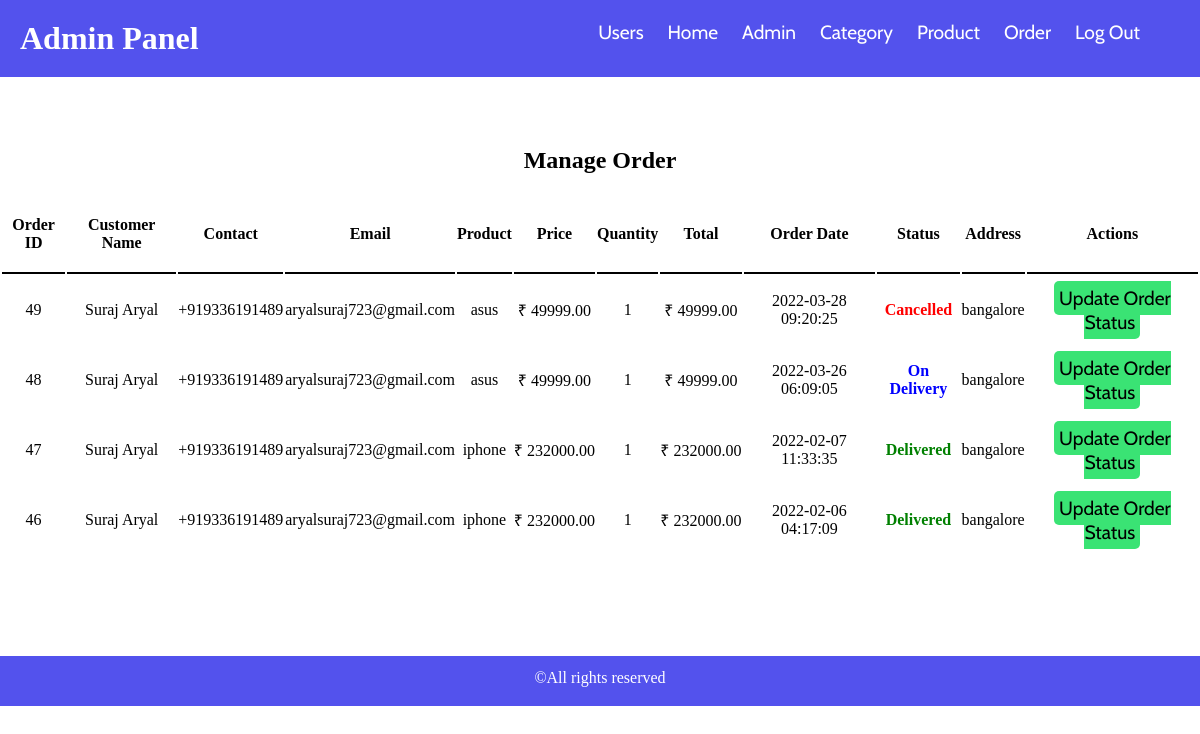
The app's page /admin/manage-order.php (signed in) with its own data.
### tables this page shows
CREATE TABLE `tbl_order` (
  `order_id` int(10) UNSIGNED NOT NULL,
  `product_id` int(10) UNSIGNED NOT NULL,
  `user_id` int(10) UNSIGNED NOT NULL,
  `customer_name` varchar(20) NOT NULL,
  `customer_contact` varchar(20) NOT NULL,
  `customer_email` varchar(100) NOT NULL,
  `product_name` varchar(20) NOT NULL,
  `price` decimal(10,2) NOT NULL,
  `quantity` int(11) NOT NULL,
  `total` decimal(10,2) NOT NULL,
  `order_date` datetime NOT NULL,
  `status` varchar(15) NOT NULL,
  `address` varchar(255) NOT NULL
);

### admin/manage-order.php (the view, shortened to what this page needs)
<?php include('partials/navbar.php')?>
<div class="main">
            <h2>Manage Order</h2>
            <div class="admin-table">
                <table>
                    <tr>
                        <th>Order ID</th>
                        <th>Customer Name</th>
                        <th>Contact</th>
                        <th>Email</th>
                        <th>Product</th>
                        <th>Price</th>
                        <th>Quantity</th>
                        <th>Total</th>
                        <th>Order Date</th>
                        <th>Status</th>
                        <th>Address</th>
                        <th>Actions</th>
                    </tr>
                    <?php
                        $sql="SELECT * FROM tbl_order ORDER BY order_id  DESC";
                        $res=mysqli_query($conn,$sql);
                        if($res==true){
                            $count=mysqli_num_rows($res);
                            if($count>0){
                                while($rows=mysqli_fetch_assoc($res)){
                                    $order_id=$rows['order_id'];
                                    $name=$rows['customer_name'];
                                    $contact=$rows['customer_contact'];
                                    $email=$rows['customer_email'];
                                    $product=$rows['product_name'];
                                    $price=$rows['price'];
                                    $quantity=$rows['quantity'];
                                    $total=$rows['total'];
                                    $date=$rows['order_date'];
                                    $status=$rows['status'];
                                    $address=$rows['address'];
                                    ?>
                                    <tr>
                                        <td><?php echo $order_id;?></td>
                                        <td><?php echo $name;?></td>
                                        <td><?php echo $contact;?></td>
                                        <td><?php echo $email;?></td>
                                        <td><?php echo $product;?></td>
                                        <td>₹&nbsp;<?php echo $price;?></td>
                                        <td><?php echo $quantity;?></td>
                                        <td>₹&nbsp;<?php echo $total;?></td>
                                        <td><?php echo $date;?></td>
                                        <td><?php
                                        if($status=="Ordered"){
                                            echo "<span style='font-weight:bold; color:black;'>$status</span>";
                                        }
                                        elseif($status=="On Delivery"){
                                            echo "<span style='color:blue;font-weight:bold;'>$status</span>";
                                        }
                                        elseif($status=="Delivered"){
                                            echo "<span style='color:green;font-weight:bold;'>$status</span>";
                                        }
                                        elseif($status=="Cancelled"){
                                            echo "<span style='color:red;font-weight:bold;'>$status</span>";
                                        }
                                        ?></td>
                                        <td><?php echo $address;?></td>
                                        <td><a href="<?php echo HOMEURL;?>admin/update-order.php?order_id=<?php echo $order_id;?>" class="btn-update-admin">Update Order Status</a>
                                        </td>
                                    </tr>
                                    <?php
                                }
                            }
                            else{
                                ?>
                            <tr>
                                <td colspan="12"><div class="error">NO Orders Have Been Made So Far</div></td>
                            </tr>
                            <?php
                            }
                        }
                    ?>
                </table>
            </div>
</div>
<?php include('partials/footer.php')?>

### css/admin.css (style rules this page uses)
* { margin: 0; padding: 0; }
a { text-decoration: none; font-size: 1.2rem; font-family: 'Cabin', sans-serif; color: white }
h2, h1 { margin: 30px; text-align: center; }
.main { margin-top: 70px; }
table { margin-top: 40px; width: 100%; }
table tr th { border-bottom: 2px solid black; padding-bottom: 20px; }
table tr td { text-align: center; padding: 10px 0; }
.btn-update-admin { color: black; background-color: #3ae374; padding: 5px; border-radius: 5px; }

### records on screen
tbl_order: order_id "49", customer_name "Suraj Aryal", customer_contact "+919336191489", customer_email "aryalsuraj723@gmail.com", product_name "asus", price "49999.00", quantity "1", total "49999.00", order_date "2022-03-28 09:20:25", status "Cancelled", address "bangalore"
tbl_order: order_id "48", customer_name "Suraj Aryal", customer_contact "+919336191489", customer_email "aryalsuraj723@gmail.com", product_name "asus", price "49999.00", quantity "1", total "49999.00", order_date "2022-03-26 06:09:05", status "On Delivery", address "bangalore"
tbl_order: order_id "47", customer_name "Suraj Aryal", customer_contact "+919336191489", customer_email "aryalsuraj723@gmail.com", product_name "iphone", price "232000.00", quantity "1", total "232000.00", order_date "2022-02-07 11:33:35", status "Delivered", address "bangalore"
tbl_order: order_id "46", customer_name "Suraj Aryal", customer_contact "+919336191489", customer_email "aryalsuraj723@gmail.com", product_name "iphone", price "232000.00", quantity "1", total "232000.00", order_date "2022-02-06 04:17:09", status "Delivered", address "bangalore"
